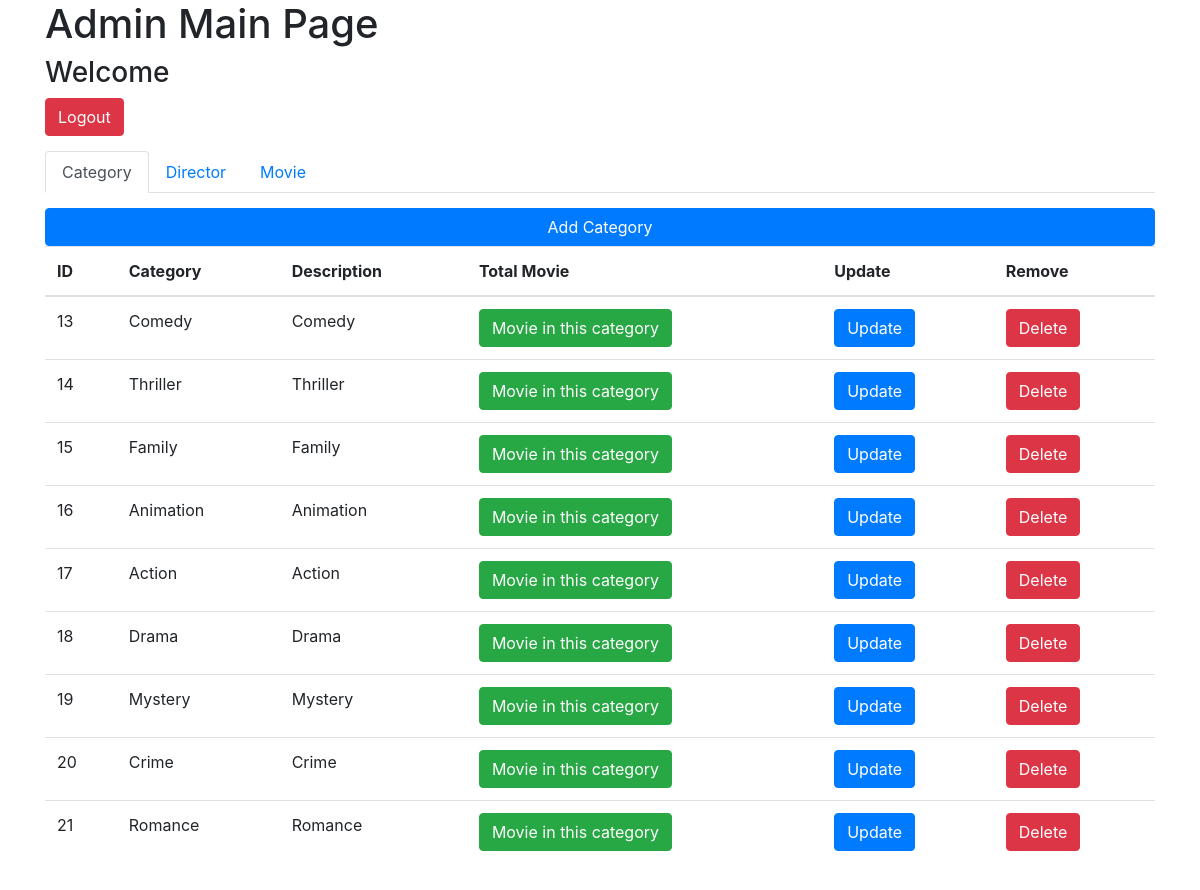
/final_project/admin.php (signed in), run on the app's committed database.
### tables this page shows
CREATE TABLE IF NOT EXISTS `category` (
  `catId` int(11) NOT NULL AUTO_INCREMENT,
  `catName` varchar(25) NOT NULL,
  `catDescription` varchar(255) NOT NULL,
  PRIMARY KEY (`catId`)
);

### final_project/admin.php (the view, shortened to what this page needs)
<?php
    $conn = getDatabaseConnection('final_project');
    function displayAllCategories() {
      global $conn;
      $sql = "SELECT * FROM category ORDER BY catId";
      $stmt = $conn->prepare($sql);
      $stmt -> execute();
      $records = $stmt->fetchAll(PDO::FETCH_ASSOC);
      return $records;
    }
?>
<!DOCTYPE html>
<html>
    <head>
        <link rel="stylesheet" href="https://stackpath.bootstrapcdn.com/bootstrap/4.1.0/css/bootstrap.min.css">
    </head>
    <body>
        <div class="container">
            <h1>Admin Main Page</h1>
        <h3> Welcome <?=$_SESSION['adminName']?> </h3>
        <form style='display: inline-block;' action="logout.php">
            <input style="margin-bottom: 15px;" type ="submit" class='btn btn-danger' id = "beginning" value="Logout"/>
        </form>
        <nav>
          <div class="nav nav-tabs" id="nav-tab" role="tablist">
            <a class="nav-item nav-link active" id="nav-home-tab" data-toggle="tab" href="#nav-home" role="tab" aria-controls="nav-home" aria-selected="true">Category</a>
            <a class="nav-item nav-link" id="nav-profile-tab" data-toggle="tab" href="#nav-profile" role="tab" aria-controls="nav-profile" aria-selected="false">Director</a>
            <a class="nav-item nav-link" id="nav-contact-tab" data-toggle="tab" href="#nav-contact" role="tab" aria-controls="nav-contact" aria-selected="false">Movie</a>
          </div>
        </nav>
        <div style="margin-top: 15px;" class="tab-content" id="nav-tabContent">
          <div class="tab-pane fade show active" id="nav-home" role="tabpanel" aria-labelledby="nav-home-tab">
            <button type="button" class="btn btn-primary btn-block" data-toggle="modal" data-target="#categoryModal">
              Add Category
            </button>
            <?php
              $records = displayAllCategories();
              echo "<table class='table table-hover'>";
              echo "<thead>
                      <tr>
                          <th scope='col'>ID</th>
                          <th scope='col'>Category</th>
                          <th scope='col'>Description</th>
                          <th scope='col'>Total Movie</th>
                          <th scope='col'>Update</th>
                          <th scope='col'>Remove</th>
                      </tr>
                      </thead>";
              echo "<tbody>";
              foreach($records as $record) {
                  echo "<tr>";
                  echo "<td>" . $record['catId'] . "</td>";
                  echo "<td>" . $record['catName'] . "</td>";
                  echo "<td>" . $record['catDescription'] . "</td>";
                  echo "<td><button class='btn btn-success check-category-button' value=". $record['catId'] .">Movie in this category</a></td>";
                  echo "<td><button class='btn btn-primary update-category-button' value=". $record['catId'] .">Update</a></td>";
                  echo "<td><button class= 'btn btn-danger delete-category-button' value=". $record['catId'] .">Delete</button></td>";
              }
              echo "</tbody>";
              echo "</table>";
            ?>
          </div>
        </div>
        <br />
        </div>
    </body>
</html>

### data on the page
category: catId "13", catName "Comedy", catDescription "Comedy"
category: catId "14", catName "Thriller", catDescription "Thriller"
category: catId "15", catName "Family", catDescription "Family"
category: catId "16", catName "Animation", catDescription "Animation"
category: catId "17", catName "Action", catDescription "Action"
category: catId "18", catName "Drama", catDescription "Drama"
category: catId "19", catName "Mystery", catDescription "Mystery"
category: catId "20", catName "Crime", catDescription "Crime"
category: catId "21", catName "Romance", catDescription "Romance"
